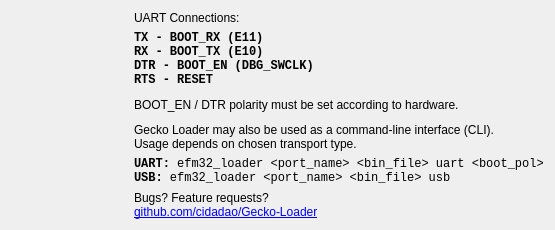
<?xml version="1.0" encoding="UTF-8"?>
<ui version="4.0">
 <class>HelpDialog</class>
 <widget class="QDialog" name="HelpDialog">
  <property name="geometry">
   <rect>
    <x>0</x>
    <y>0</y>
    <width>555</width>
    <height>230</height>
   </rect>
  </property>
  <property name="windowTitle">
   <string>Help</string>
  </property>
  <layout class="QHBoxLayout" name="horizontalLayout">
   <item>
    <layout class="QVBoxLayout" name="verticalLayout_2">
     <item>
      <widget class="QLabel" name="label_2">
       <property name="text">
        <string/>
       </property>
       <property name="pixmap">
        <pixmap resource="resources.qrc">:/img/logo_full_128.png</pixmap>
       </property>
       <property name="scaledContents">
        <bool>false</bool>
       </property>
      </widget>
     </item>
     <item>
      <spacer name="verticalSpacer">
       <property name="orientation">
        <enum>Qt::Vertical</enum>
       </property>
       <property name="sizeHint" stdset="0">
        <size>
         <width>20</width>
         <height>40</height>
        </size>
       </property>
      </spacer>
     </item>
    </layout>
   </item>
   <item>
    <layout class="QVBoxLayout" name="verticalLayout">
     <item>
      <widget class="QLabel" name="label">
       <property name="sizePolicy">
        <sizepolicy hsizetype="Preferred" vsizetype="Fixed">
         <horstretch>0</horstretch>
         <verstretch>0</verstretch>
        </sizepolicy>
       </property>
       <property name="text">
        <string>UART Connections:</string>
       </property>
      </widget>
     </item>
     <item>
      <widget class="QLabel" name="label_7">
       <property name="font">
        <font>
         <family>Courier New</family>
         <pointsize>9</pointsize>
        </font>
       </property>
       <property name="text">
        <string>&lt;html&gt;&lt;head/&gt;&lt;body&gt;&lt;p&gt;&lt;span style=&quot; font-weight:600;&quot;&gt;TX  - BOOT_RX (E11)&lt;br/&gt;RX  - BOOT_TX (E10)&lt;br/&gt;DTR - BOOT_EN (DBG_SWCLK)&lt;br/&gt;RTS - RESET&lt;/span&gt;&lt;/p&gt;&lt;/body&gt;&lt;/html&gt;</string>
       </property>
       <property name="textFormat">
        <enum>Qt::RichText</enum>
       </property>
       <property name="wordWrap">
        <bool>false</bool>
       </property>
      </widget>
     </item>
     <item>
      <widget class="QLabel" name="label_3">
       <property name="text">
        <string>BOOT_EN / DTR polarity must be set according to hardware.</string>
       </property>
       <property name="wordWrap">
        <bool>true</bool>
       </property>
       <property name="margin">
        <number>5</number>
       </property>
      </widget>
     </item>
     <item>
      <widget class="QLabel" name="label_4">
       <property name="text">
        <string>&lt;html&gt;&lt;head/&gt;&lt;body&gt;&lt;p&gt;Gecko Loader may also be used as a command-line interface (CLI).&lt;br/&gt;Usage depends on chosen transport type.&lt;/p&gt;&lt;/body&gt;&lt;/html&gt;</string>
       </property>
       <property name="alignment">
        <set>Qt::AlignLeading|Qt::AlignLeft|Qt::AlignVCenter</set>
       </property>
      </widget>
     </item>
     <item>
      <widget class="QLabel" name="label_5">
       <property name="font">
        <font>
         <family>Courier New</family>
        </font>
       </property>
       <property name="text">
        <string>&lt;html&gt;&lt;head/&gt;&lt;body&gt;&lt;p&gt;&lt;span style=&quot; font-weight:600;&quot;&gt;UART:&lt;/span&gt; efm32_loader &amp;lt;port_name&amp;gt; &amp;lt;bin_file&amp;gt; uart &amp;lt;boot_pol&amp;gt;&lt;br/&gt;&lt;span style=&quot; font-weight:600;&quot;&gt;USB:  &lt;/span&gt;efm32_loader &amp;lt;port_name&amp;gt; &amp;lt;bin_file&amp;gt; usb&lt;/p&gt;&lt;/body&gt;&lt;/html&gt;</string>
       </property>
       <property name="alignment">
        <set>Qt::AlignLeading|Qt::AlignLeft|Qt::AlignVCenter</set>
       </property>
      </widget>
     </item>
     <item>
      <widget class="QLabel" name="label_6">
       <property name="text">
        <string>&lt;html&gt;&lt;head/&gt;&lt;body&gt;&lt;p&gt;Bugs? Feature requests? &lt;br/&gt;&lt;a href=&quot;https://github.com/cidadao/efm32_loader&quot;&gt;&lt;span style=&quot; text-decoration: underline; color:#0000ff;&quot;&gt;github.com/cidadao/Gecko-Loader&lt;/span&gt;&lt;/a&gt;&lt;/p&gt;&lt;/body&gt;&lt;/html&gt;</string>
       </property>
      </widget>
     </item>
    </layout>
   </item>
  </layout>
 </widget>
 <resources>
  <include location="resources.qrc"/>
 </resources>
 <connections/>
</ui>
